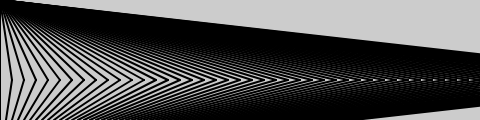
Frame 1 (no input)
Frame 60 (no input): identical to frame 1, image omitted
Frame 120 (the mouse pressed at the canvas centre since frame 60): identical to frame 1, image omitted

The p5.js sketch that drew this single still picture (run headless with seeded random() and noise() and a simulated clock; from frame 60 on, the mouse is pressed at the canvas centre):

// p5.js sketch
// ── sketch.js
function setup() {
  createCanvas(480, 120);
  strokeWeight(2);
 }
 
 function draw() {
  background(204);
  for (var i = 0; i < 480; i += 8) {
    line(0, 0, i+i*0.5, 80);
    line(i+i*0.5, 80, (i+i*0.5)/2, 120);
    // line(-(i+i*0.5), 80,0, 0);
    // line(i+i*0.5, 80, i, 120);
  }
 }
